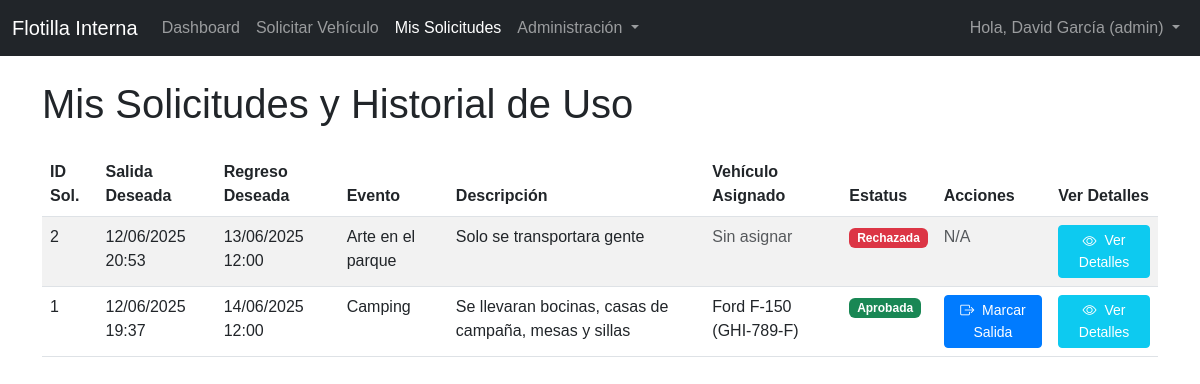
Page /mis_solicitudes.php (signed in) on the committed database.
### tables this page shows
CREATE TABLE `solicitudes_vehiculos` (
  `id` int(11) NOT NULL,
  `usuario_id` int(11) NOT NULL,
  `vehiculo_id` int(11) DEFAULT NULL,
  `fecha_salida_solicitada` datetime NOT NULL,
  `fecha_regreso_solicitada` datetime NOT NULL,
  `descripcion` text NOT NULL,
  `destino` varchar(255) NOT NULL,
  `evento` varchar(255) NOT NULL,
  `estatus_solicitud` enum('pendiente','aprobada','rechazada','en_curso','completada','cancelada') NOT NULL DEFAULT 'pendiente',
  `fecha_aprobacion` datetime DEFAULT NULL,
  `aprobado_por` int(11) DEFAULT NULL,
  `observaciones_aprobacion` text DEFAULT NULL,
  `fecha_creacion` datetime DEFAULT current_timestamp()
);

CREATE TABLE `vehiculos` (
  `id` int(11) NOT NULL,
  `marca` varchar(100) NOT NULL,
  `modelo` varchar(100) NOT NULL,
  `anio` int(11) NOT NULL,
  `placas` varchar(20) NOT NULL,
  `vin` varchar(255) DEFAULT NULL,
  `tipo_combustible` enum('Gasolina','Diésel','Eléctrico','Híbrido') NOT NULL,
  `kilometraje_actual` int(11) NOT NULL DEFAULT 0,
  `estatus` enum('disponible','en_uso','en_mantenimiento','inactivo') NOT NULL DEFAULT 'disponible',
  `ubicacion_actual` varchar(255) DEFAULT NULL,
  `observaciones` text DEFAULT NULL,
  `fecha_registro` datetime DEFAULT current_timestamp()
);

### public/mis_solicitudes.php (the view, shortened to what this page needs)
<?php
$db = connectDB();
if (isset($_SESSION['user_id']) && $db) {
    try {
        $stmt_user_full_status = $db->prepare("SELECT estatus_usuario FROM usuarios WHERE id = :user_id");
        $stmt_user_full_status->bindParam(':user_id', $_SESSION['user_id']);
        $stmt_user_full_status->execute();
        $user_full_status_result = $stmt_user_full_status->fetch(PDO::FETCH_ASSOC);
        if ($user_full_status_result) {
            $current_user_estatus_usuario = $user_full_status_result['estatus_usuario'];
        }
    } catch (PDOException $e) {
        error_log("Error al obtener estatus de usuario/amonestaciones para banner: " . $e->getMessage());
        $current_user_estatus_usuario = 'activo';
        $error_message = 'Error al cargar tu estatus o amonestaciones. Contacta al administrador.';
    }
}
$user_id = $_SESSION['user_id'];
$solicitudes_usuario = [];
if ($db) {
    try {
        $stmt_solicitudes = $db->prepare("
            SELECT
                s.id AS solicitud_id,
                s.fecha_salida_solicitada,
                s.fecha_regreso_solicitada,
                s.evento,
                s.descripcion,
                s.destino,
                s.estatus_solicitud,
                v.marca,
                v.modelo,
                v.placas,
                v.id AS vehiculo_id,
                s.fecha_creacion,
                s.observaciones_aprobacion,
                hu.id AS historial_id,
                hu.kilometraje_salida,
                hu.nivel_combustible_salida,
                hu.fecha_salida_real,
                hu.observaciones_salida,
                hu.fotos_salida_url,
                hu.kilometraje_regreso,
                hu.nivel_combustible_regreso,
                hu.fecha_regreso_real,
                hu.observaciones_regreso,
                hu.fotos_regreso_url
            FROM solicitudes_vehiculos s
            LEFT JOIN vehiculos v ON s.vehiculo_id = v.id
            LEFT JOIN historial_uso_vehiculos hu ON s.id = hu.solicitud_id
            WHERE s.usuario_id = :user_id
            ORDER BY s.fecha_creacion DESC
        ");
        $stmt_solicitudes->bindParam(':user_id', $user_id);
        $stmt_solicitudes->execute();
        $solicitudes_usuario = $stmt_solicitudes->fetchAll(PDO::FETCH_ASSOC);
    } catch (PDOException $e) {
        error_log("Error al cargar mis solicitudes y historial: " . $e->getMessage());
        $error_message = 'No se pudieron cargar tus solicitudes o historial en este momento.';
    }
}
?>
<!DOCTYPE html>
<html lang="es">
<head>
    <link href="https://cdn.jsdelivr.net/npm/bootstrap@5.3.0/dist/css/bootstrap.min.css" rel="stylesheet">
    <link rel="stylesheet" href="css/style.css">
    <link rel="stylesheet" href="https://cdn.jsdelivr.net/npm/bootstrap-icons@1.11.3/font/bootstrap-icons.min.css">
</head>
<body>
    <?php
    require_once '../app/includes/navbar.php';
    ?>
    <div class="container mt-4">
        <h1 class="mb-4">Mis Solicitudes y Historial de Uso</h1>
        <?php if (empty($solicitudes_usuario)): ?>
            <div class="alert alert-info" role="alert">
                Aún no has realizado ninguna solicitud de vehículo o no tienes historial de uso. ¡Anímate a <a href="solicitar_vehiculo.php">solicitar uno</a>!
            </div>
        <?php else: ?>
            <div class="table-responsive">
                <table class="table table-striped table-hover">
                    <thead>
                        <tr>
                            <th>ID Sol.</th>
                            <th>Salida Deseada</th>
                            <th>Regreso Deseada</th>
                            <th>Evento</th>
                            <th>Descripción</th>
                            <th>Vehículo Asignado</th>
                            <th>Estatus</th>
                            <th>Acciones</th>
                            <th>Ver Detalles</th>
                        </tr>
                    </thead>
                    <tbody>
                        <?php foreach ($solicitudes_usuario as $solicitud): ?>
                            <tr>
                                <td><?php echo htmlspecialchars($solicitud['solicitud_id']); ?></td>
                                <td><?php echo date('d/m/Y H:i', strtotime($solicitud['fecha_salida_solicitada'])); ?></td>
                                <td><?php echo date('d/m/Y H:i', strtotime($solicitud['fecha_regreso_solicitada'])); ?></td>
                                <td><?php echo htmlspecialchars($solicitud['evento']); ?></td>
                                <td><?php echo htmlspecialchars($solicitud['descripcion']); ?></td>
                                <td>
                                    <?php if ($solicitud['marca']): ?>
                                        <?php echo htmlspecialchars($solicitud['marca'] . ' ' . $solicitud['modelo'] . ' (' . $solicitud['placas'] . ')'); ?>
                                    <?php else: ?>
                                        <span class="text-muted">Sin asignar</span>
                                    <?php endif; ?>
                                </td>
                                <td>
                                    <?php
                                    $status_class = '';
                                    switch ($solicitud['estatus_solicitud']) {
                                        case 'aprobada':
                                            $status_class = 'badge bg-success';
                                            break;
                                        case 'rechazada':
                                            $status_class = 'badge bg-danger';
                                            break;
                                    }
                                    ?>
                                    <span class="<?php echo $status_class; ?>"><?php echo htmlspecialchars(ucfirst($solicitud['estatus_solicitud'])); ?></span>
                                </td>
                                <td>
                                    <?php
                                    if ($solicitud['estatus_solicitud'] === 'aprobada' && empty($solicitud['historial_id'])):
                                    ?>
                                        <div class="table-actions-cell">
                                            <button type="button" class="btn btn-primary btn-sm"
                                                <?php echo ($current_user_estatus_usuario === 'suspendido' || $current_user_estatus_usuario === 'amonestado') ? 'disabled' : ''; ?>
                                                data-bs-toggle="modal" data-bs-target="#useVehicleModal"
                                                data-action="marcar_salida"
                                                data-solicitud-id="<?php echo htmlspecialchars($solicitud['solicitud_id']); ?>"
                                                data-vehiculo-id="<?php echo htmlspecialchars($solicitud['vehiculo_id']); ?>"
                                                data-vehiculo-info="<?php echo htmlspecialchars($solicitud['marca'] . ' ' . $solicitud['modelo'] . ' - ' . $solicitud['placas']); ?>"
                                                data-kilometraje-actual="<?php echo htmlspecialchars($solicitud['kilometraje_actual'] ?? 0); ?>">
                                                <i class="bi bi-box-arrow-right"></i> Marcar Salida
                                            </button>
                                        </div>
                                    <?php else: ?>
                                        <span class="text-muted">N/A</span>
                                    <?php endif; ?>
                                </td>
                                <td>
                                    <div class="table-actions-cell">
                                        <button type="button" class="btn btn-info btn-sm text-white" data-bs-toggle="modal" data-bs-target="#viewDetailsModal"
                                            data-solicitud-id="<?php echo htmlspecialchars($solicitud['solicitud_id']); ?>"
                                            data-fecha-salida="<?php echo htmlspecialchars($solicitud['fecha_salida_solicitada']); ?>"
                                            data-fecha-regreso="<?php echo htmlspecialchars($solicitud['fecha_regreso_solicitada'] ?? ''); ?>"
                                            data-evento="<?php echo htmlspecialchars($solicitud['evento']); ?>"
                                            data-descripcion="<?php echo htmlspecialchars($solicitud['descripcion']); ?>"
                                            data-destino="<?php echo htmlspecialchars($solicitud['destino']); ?>"
                                            data-vehiculo-info="<?php echo htmlspecialchars($solicitud['marca'] ? $solicitud['marca'] . ' ' . $solicitud['modelo'] . ' (' . $solicitud['placas'] . ')' : 'Sin asignar'); ?>"
                                            data-estatus="<?php echo htmlspecialchars(ucfirst($solicitud['estatus_solicitud'])); ?>"
                                            data-observaciones-aprobacion="<?php echo htmlspecialchars($solicitud['observaciones_aprobacion'] ?? ''); ?>"
                                            data-historial-id="<?php echo htmlspecialchars($solicitud['historial_id'] ?? ''); ?>"
                                            data-km-salida="<?php echo htmlspecialchars($solicitud['kilometraje_salida'] ?? ''); ?>"
                                            data-gas-salida="<?php echo htmlspecialchars($solicitud['nivel_combustible_salida'] ?? ''); ?>"
                                            data-fecha-salida-real="<?php echo htmlspecialchars($solicitud['fecha_salida_real'] ?? ''); ?>"
                                            data-obs-salida="<?php echo htmlspecialchars($solicitud['observaciones_salida'] ?? ''); ?>"
                                            data-fotos-salida="<?php echo htmlspecialchars($solicitud['fotos_salida_url'] ?? '[]'); ?>"
                                            data-km-regreso="<?php echo htmlspecialchars($solicitud['kilometraje_regreso'] ?? ''); ?>"
                                            data-gas-regreso="<?php echo htmlspecialchars($solicitud['nivel_combustible_regreso'] ?? ''); ?>"
                                            data-fecha-regreso-real="<?php echo htmlspecialchars($solicitud['fecha_regreso_real'] ?? ''); ?>"
                                            data-obs-regreso="<?php echo htmlspecialchars($solicitud['observaciones_regreso'] ?? ''); ?>"
                                            data-fotos-regreso="<?php echo htmlspecialchars($solicitud['fotos_regreso_url'] ?? '[]'); ?>">
                                            <i class="bi bi-eye"></i> Ver Detalles
                                        </button>
                                    </div>
                                </td>
                            </tr>
                        <?php endforeach; ?>
                    </tbody>
                </table>
            </div>
        <?php endif; ?>
    </div>
</body>
</html>

### public/css/style.css (style rules this page uses)
body { font-family: Arial, sans-serif; }
.btn-primary { background-color: #007bff; border-color: #007bff; }
.table-actions-cell { display: flex; flex-wrap: wrap; gap: 0.25rem; justify-content: flex-start; align-items: center; }
.btn i.bi { vertical-align: middle; margin-right: 0.25rem; }

### rows in the picture
solicitudes_vehiculos: id "2", fecha_salida_solicitada "12/06/2025 20:53", fecha_regreso_solicitada "13/06/2025 12:00", evento "Arte en el parque", descripcion "Solo se transportara gente", shows "Sin asignar", estatus_solicitud "Rechazada", shows "N/A"
solicitudes_vehiculos: id "1", fecha_salida_solicitada "12/06/2025 19:37", fecha_regreso_solicitada "14/06/2025 12:00", evento "Camping", descripcion "Se llevaran bocinas, casas de campaña, mesas y sillas", vehiculo.placas "Ford F-150 (GHI-789-F)", estatus_solicitud "Aprobada"

### other values in the picture
$nombre_usuario_sesion "David García"
$rol_usuario_sesion "admin"
